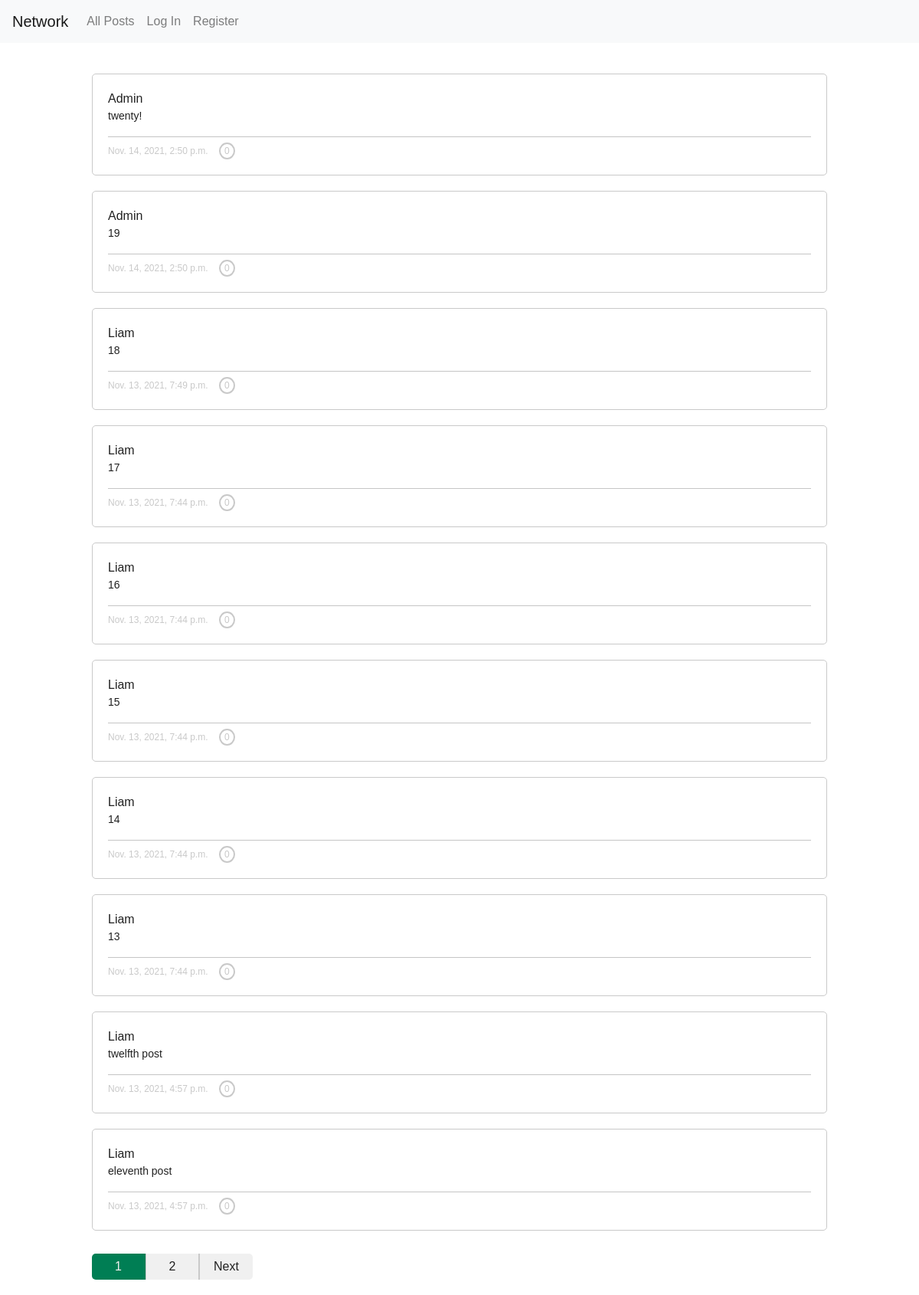
The page / on the database its author committed.
### network/models.py (models this page shows, shortened)
class Post(models.Model):
    id = models.IntegerField(primary_key=True)
    text = models.CharField(max_length=500)
    time_date = models.DateTimeField()
    likes = models.PositiveIntegerField()
    owner = models.CharField(max_length=500, default="")
    liked_by = models.ManyToManyField(User, blank=True, related_name="liked_by_users")

### network/views.py (the view)
# urls.py: path("", views.index, name="index"),
def index(request):
    posts = Post.objects.all()
    posts_reversed = []
    for post in posts:
        try: # this checks if the user has liked the post or not
            user = post.liked_by.get(pk=int(request.user.id))
            post.liked = True
        except:
            post.liked = False
        post.likes = len(post.liked_by.all())
        posts_reversed.insert(0, post)
    if len(posts_reversed) <= 10: # is pagination required? i.e. are there more than 10 posts
        paginationRequired = False
    else:
        paginationRequired = True
        pages = Paginator(posts_reversed, 10)
        try: # check if the 'page' query is passed
            page_num = int(request.GET["page"])
            paginationPosts = pages.page(page_num)
        except:
            paginationPosts = pages.page(1)
        hasPrevious = paginationPosts.has_previous()
        hasNext = paginationPosts.has_next()
        previousPage = paginationPosts.number # use the current page number as default
        if hasPrevious:
            previousPage = paginationPosts.previous_page_number()
        nextPage = paginationPosts.number # use the current page number as default
        if hasNext:
            nextPage = paginationPosts.next_page_number()
        data = {
            'posts': paginationPosts,
            'pages': pages,
            'previous': hasPrevious,
            'next': hasNext,
            'previousPage': previousPage,
            'nextPage': nextPage
        }
    data["paginationRequired"] = paginationRequired
    return render(request, "network/index.html", data)

### network/templates/network/index.html (shortened to what this page needs)
{% extends "network/layout.html" %}
{% block body %}
    {% for post in posts %}
        <div data-post-id="{{ post.id }}" class="post">
            <a href="/profile/{{ post.owner }}">
                {{ post.owner }}
            </a>
            <p class="post-text">{{ post.text }}</p>
            <div class="info">
                <span>{{ post.time_date }}</span>
                <button type="submit" class="{% if post.liked %} liked {% endif %}" onclick="likeInteraction(this)" data-post-id="{{ post.id }}">{{ post.likes }}</button>
            </div>
        </div>
    {% endfor %}
    {% if paginationRequired %}
        <ul id="pagination">
            {% for page in pages %}
                <li class="{% if page.number == posts.number %} current {% endif %}" ><a href="?page={{ page.number }}">{{ page.number }}</a></li>
            {% endfor %}
            {% if next %}
                <li><a href="?page={{ nextPage }}">Next</a></li>
            {% endif %}
        </ul>
    {% endif %}
{% endblock %}

### network/templates/network/layout.html (shortened to what this page needs)
{% load static %}
<!DOCTYPE html>
<html lang="en">
    <head>
        <link rel="stylesheet" href="https://stackpath.bootstrapcdn.com/bootstrap/4.4.1/css/bootstrap.min.css">
        <link href="{% static 'network/styles.css' %}" rel="stylesheet">
    </head>
    <body>
        <nav class="navbar navbar-expand-lg navbar-light bg-light">
            <a class="navbar-brand" href="{% url 'index' %}">Network</a>
            <div>
              <ul class="navbar-nav mr-auto">
                <li class="nav-item">
                  <a class="nav-link" href="{% url 'index' %}">All Posts</a>
                </li>
                {% if user.is_authenticated %}
                    <li class="nav-item">
                        <a class="nav-link" href="{% url 'following' %}">Following</a>
                    </li>
                    <li class="nav-item">
                        <a class="nav-link" href="{% url 'logout' %}">Log Out</a>
                    </li>
                {% else %}
                    <li class="nav-item">
                        <a class="nav-link" href="{% url 'login' %}">Log In</a>
                    </li>
                    <li class="nav-item">
                        <a class="nav-link" href="{% url 'register' %}">Register</a>
                    </li>
                {% endif %}
              </ul>
            </div>
          </nav>
        <div class="body">
            {% block body %}
            {% endblock %}
        </div>
    </body>
</html>

### network/static/network/styles.css (style rules this page uses)
:root { --primary: #096; --primary-hover: #007e54; --text: #212121; --text-2: #f0f0f0; --border: #c9c9c9; }
* { font-family: Arial, sans-serif; color: var(--text); }
.body { margin: auto; max-width: 1000px; padding: 20px; }
.post { width: 100%; margin-top: 20px; border: solid 1px var(--border); border-radius: 5px; padding: 20px; }
.post a { color: var(--text); font-size: 16px; font-weight: 400; text-transform: capitalize; text-decoration: none !important; }
.post p { font-size: 14px; color: var(--text); }
.post div { margin-top: 5px; padding-top: 5px; border-top: solid 1px #c5c5c5; width: 100%; }
.post span { font-size: 12px; color: var(--border); display: inline; }
.post button { background-color: transparent; margin-left: 10px; font-size: 12px; border: solid 2px var(--border); border-radius: 50%; padding: 0px 5px; color: var(--border); outline: none; }
#pagination { width: 100%; margin: 0px; margin-top: 30px; padding: 0px; display: flex; }
#pagination li { list-style: none; display: inline-block; width: 70px; background-color: var(--text-2); color: var(--text); border: none; border-right: solid 1px var(--border); border-left: solid 1px var(--border); text-align: center; margin: 0px; padding: 5px 0px; cursor: pointer; }
.current, .current a { background-color: var(--primary-hover) !important; border-left-color: var(--primary-hover) !important; border-right-color: var(--primary-hover) !important; color: var(--text-2) !important; cursor: default !important; }
#pagination li:first-of-type { border-radius: 5px 0px 0px 5px; border-left: none; }
#pagination li:last-of-type { border-radius: 0px 5px 5px 0px; border-right: none; }
#pagination li a { color: inherit; width: 100%; height: 100%; display: block; text-decoration: none; }

### rows shown on the page
Post: owner "Admin", text "twenty!", time_date "Nov. 14, 2021, 2:50 p.m.", likes "0"
Post: owner "Admin", text "19", time_date "Nov. 14, 2021, 2:50 p.m.", likes "0"
Post: owner "Liam", text "18", time_date "Nov. 13, 2021, 7:49 p.m.", likes "0"
Post: owner "Liam", text "17", time_date "Nov. 13, 2021, 7:44 p.m.", likes "0"
Post: owner "Liam", text "16", time_date "Nov. 13, 2021, 7:44 p.m.", likes "0"
Post: owner "Liam", text "15", time_date "Nov. 13, 2021, 7:44 p.m.", likes "0"
Post: owner "Liam", text "14", time_date "Nov. 13, 2021, 7:44 p.m.", likes "0"
Post: owner "Liam", text "13", time_date "Nov. 13, 2021, 7:44 p.m.", likes "0"
Post: owner "Liam", text "twelfth post", time_date "Nov. 13, 2021, 4:57 p.m.", likes "0"
Post: owner "Liam", text "eleventh post", time_date "Nov. 13, 2021, 4:57 p.m.", likes "0"

### other values the page prints
{{ page.number }} "1" "2"
